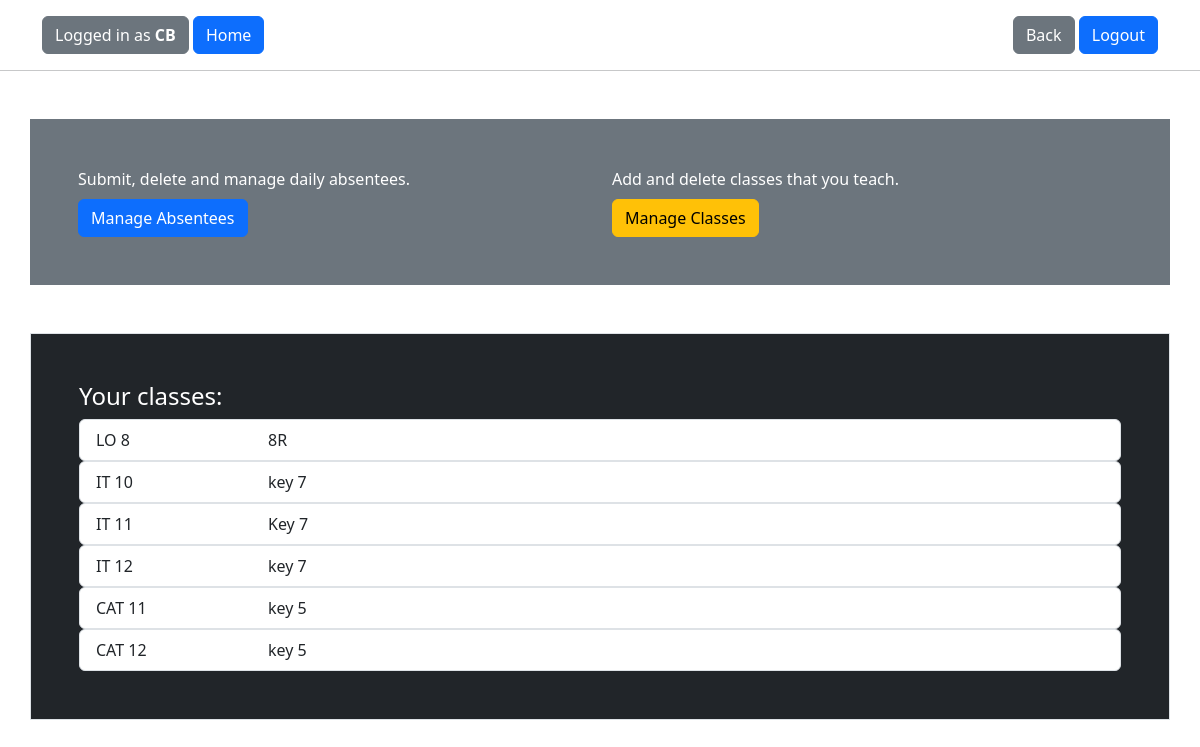
Before: /home/ (signed in) with the older database file.
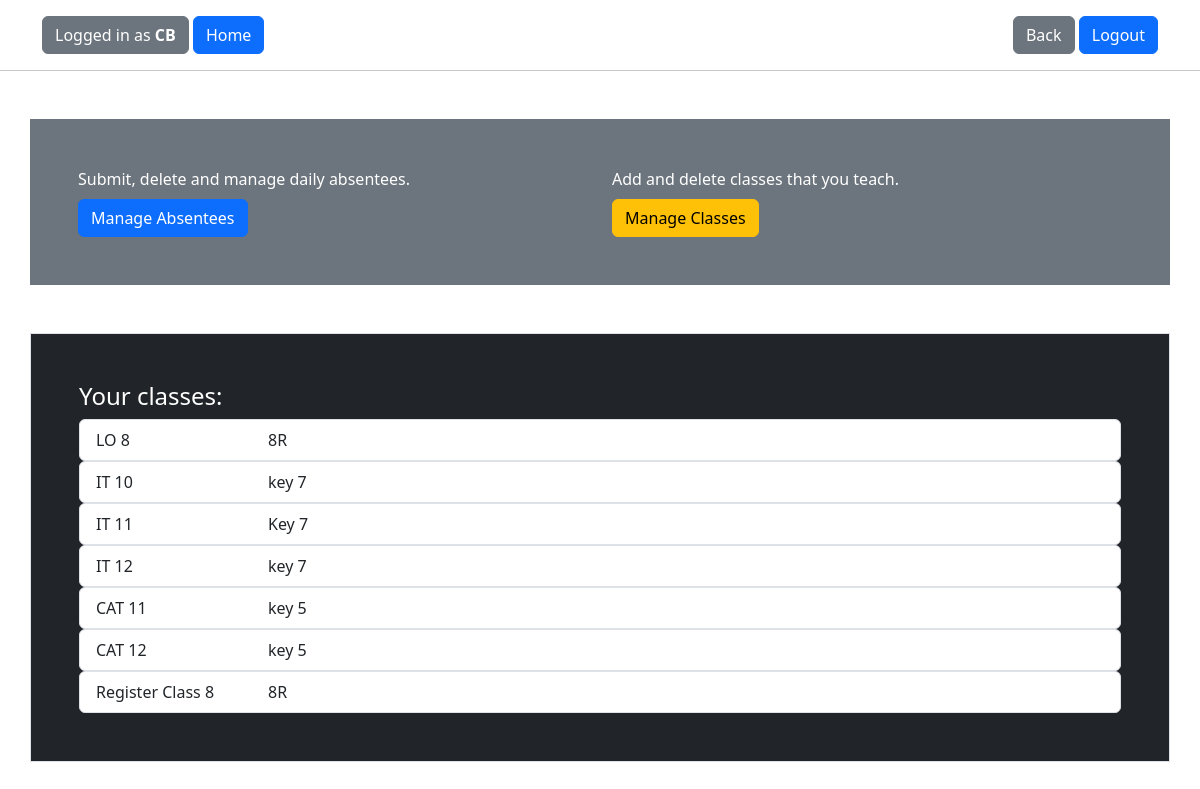
After: the same page with the newer database file.
### base/models.py (models this page shows, shortened)
class ClassUnit(models.Model):
    description = models.TextField(null=True, blank=True, default='Key 7 or class 9E')
    created = models.DateTimeField(auto_now_add=True)
    subject = models.ForeignKey(Subject, on_delete=models.SET_NULL, null=True)
    user = models.ForeignKey(User, on_delete=models.SET_NULL, null=True)
    grade = models.ForeignKey(Grade, on_delete=models.SET_NULL, null=True)

class Subject(models.Model):
    subject = models.CharField(max_length=50)
    def __str__(self):
        return self.subject

class Grade(models.Model):
    grade = models.SmallIntegerField()
    def __str__(self):
        return str(self.grade)

### base/views/home_view.py (the view)
# urls.py: path('home/',views.home, name="home"),
@login_required(login_url='index')
@csrf_protect
def home(request):
    current_user = request.user
    classes = ClassUnit.objects.filter(user=current_user).order_by('subject')
    if request.method == 'POST' and request.POST.get('btnAbsentees'):
        return redirect('manage_absentees')
    if request.method == 'POST' and request.POST.get('btnClasses'):
        return redirect('manage_classes')
    if request.method == 'POST' and request.POST.get('btnStats'):
        return redirect('manage_stats')
    context = {'classes' : classes, 'current_user' : current_user}
    return render(request,'base/home.html', context)

### base/templates/base/home.html (shortened to what this page needs)
{% extends 'base.html' %}
{% block content %}
<form action="{% url 'home' %}" method="post">
    <div class="container p-5 my-5 bg-secondary text-white">
        <div class="row">
            <div class="container col">
                <label for="btnAbsentees" class="form-label">Submit, delete and manage daily absentees.</label>
                <br/>
                <button type="submit" class="btn btn-primary" name="btnAbsentees", value="Absentees">Manage Absentees</button>
            </div>
            <div class="container col">
                <label for="btnAbsentees" class="form-label">Add and delete classes that you teach.</label>
                <br/>
                <button type="submit" class="btn btn-warning" value="Classes", name="btnClasses">Manage Classes</button>
            </div>
        </div>
    </div>
    <div class="container p-5 my-5 border  bg-dark text-white">
        <h4>Your classes:</h4>
        {% for class in classes %}
            <div class="list-group">
                <li class="list-group-item list-group-item-action selector" id="{{class.id}}"
                onclick="myFunction('{{class.id}}')">
                <div class="row">
                    <div class="col-md-2" >{{class.subject}} {{class.grade}}</div>
                    <div class="col-md-4">{{class.description}}</div>
                </div>
                </li>
            </div>
        {% endfor %}
    </div>
</form>
{% endblock %}

### templates/base.html (shortened to what this page needs)
<!DOCTYPE html>
{% load static %}
<html>
<head>
    <link rel="stylesheet" href="{% static 'css/bootstrap.min.css' %}">
</head>
<body>
    <div class="container bg-white mt-3">
        {% if current_user.is_authenticated %}
            <div class="row">
                <div class="col text-start">
                    <a class="btn btn-secondary" href="{% url 'home' %}">
                        Logged in as <b>{{ current_user }}</b>
                    </a>
                    <a class="btn btn-primary" href="{% url 'home' %}">
                        Home
                    </a>
                </div>
                <div class="col text-end" >
                    <button class="btn btn-secondary" type="button" onclick="history.back()">Back</button>
                    <a class = "btn btn-primary" href="{% url 'logout_user' %}">Logout</a>
                </div>
            </div>
        {% endif %}
    </div>
    <hr/>
    {% block content %}
    {% endblock %}
</body>
</html>

Changed rows visible on the page:
added ClassUnit: subject "Register Class", grade "8", description "8R"
